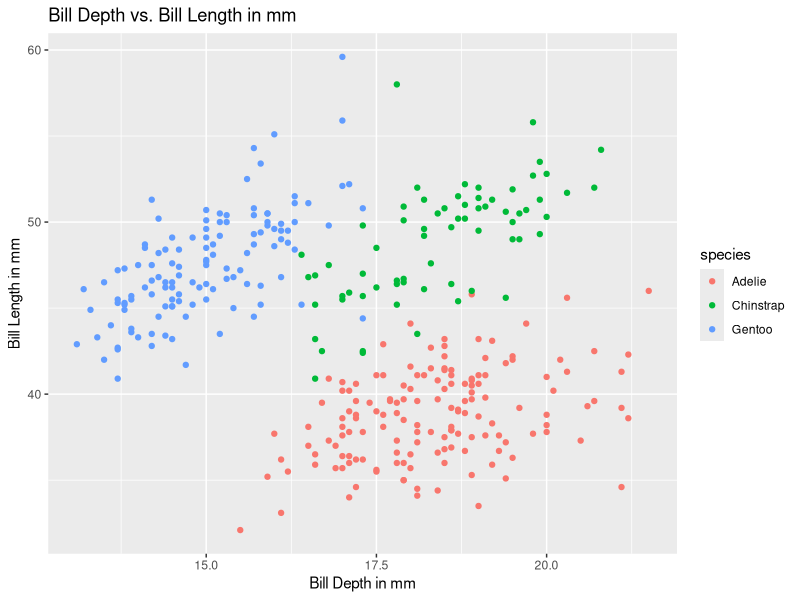
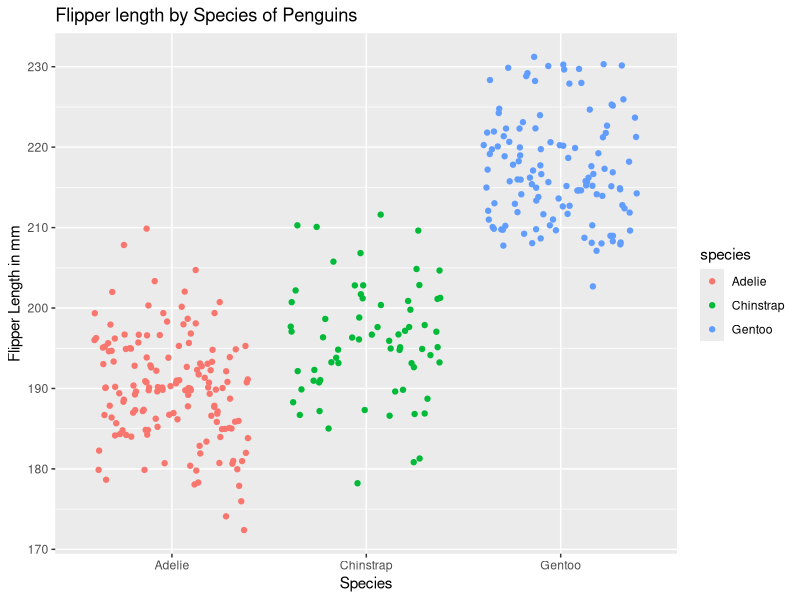

Source code (R) for these figures, in order:
## ---- chunk 1
## attach tidyverse and palmerpenguins
library(tidyverse)
library(palmerpenguins)
## ---- chunk 2
# find the slope of f(x) = x^2 at x=3
eq1 <- function(x) {
  x^2
}
eq1

deriv_eq1 <- D(expr = expression(x^2), name = "x")
deriv_eq1

deriv_eq1_fun <- function(x) {
  2 * x 
}

deriv_eq1_fun(3)
## ---- chunk 3
# Find the slope of f(a) = 2(3a+2)^4 - 5 at a = 1.2

eq2 <- function(a) {
  2 * (3*a+2)^4 - 5
}

deriv_eq2 <- D(expr = expression(2 * (3 * a +2)^4 - 5), name = "a")

deriv_eq2_fun <- function(a) {
  2 * (4 * (3 * (3 * a + 2)^3))
}

deriv_eq2_fun(1.2)
## ---- chunk 4
# find penguins data from palmerpenguins library

penguins_data <- penguins

ggplot(data = penguins_data, aes(x = bill_depth_mm, y = bill_length_mm, colour = species)) +
         geom_point(na.rm = TRUE) + xlab("Bill Depth in mm") +
  ylab("Bill Length in mm") + ggtitle("Bill Depth vs. Bill Length in mm") 

## ---- chunk 5
ggplot(penguins_data, aes(x = species, y = flipper_length_mm, colour = species)) +
  geom_jitter() + 
  xlab("Species") +
  ylab("Flipper Length in mm") +
  ggtitle("Flipper length by Species of Penguins")
  
